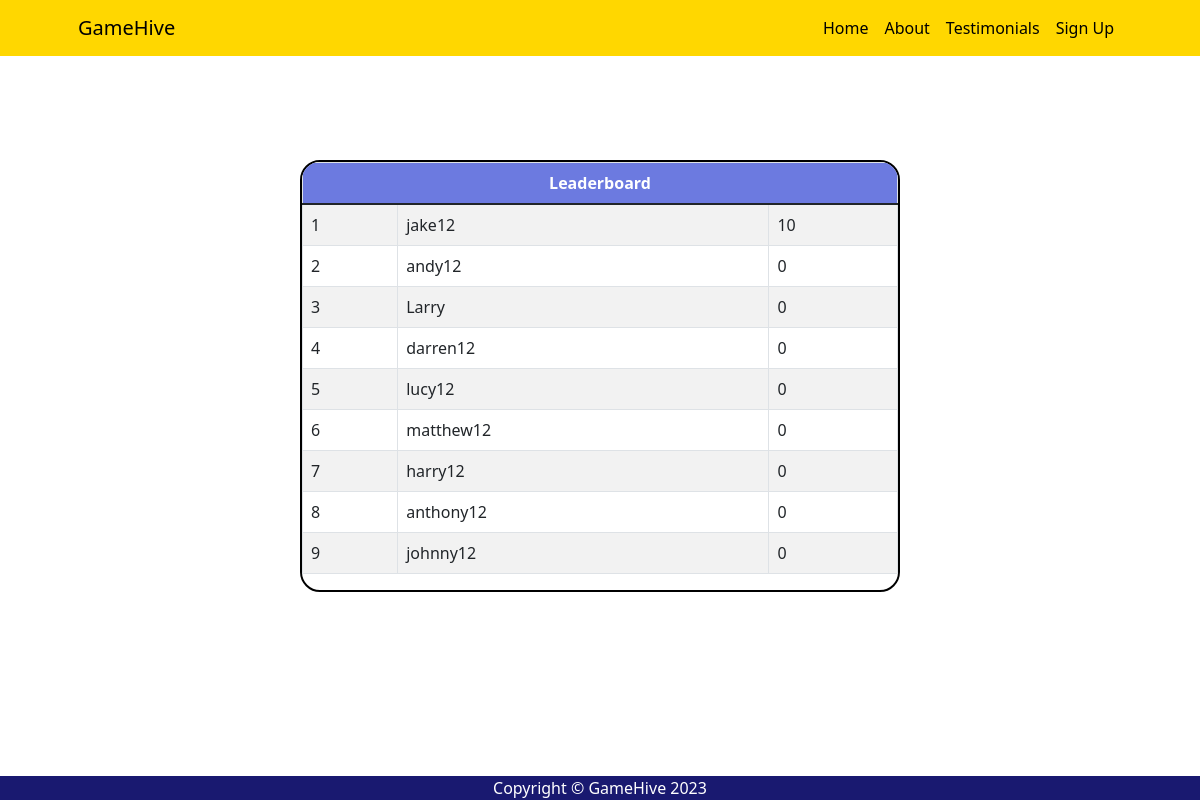
/my_profile/, run on the app's committed database.
### gamehive/models.py (models this page shows)
class GameUserProfile(models.Model):
    user = models.OneToOneField(User, on_delete=models.CASCADE)
    current_score = models.IntegerField(default=0)

### gamehive/views.py (the view)
# urls.py: path('my_profile/', views.my_profile, name='my_profile'),
def my_profile(request):
    leaderboard_entries = GameUserProfile.objects.all().order_by('-current_score')
    return render(request, 'profile.html', {'leaderboard_entries': leaderboard_entries})

### templates/profile.html (shortened to what this page needs)
{% extends "base.html" %}
    {% load static %}
    {% block content %}
    <div style="display: flex; justify-content: center; align-items: center; height: 80vh;">
        <div style="width: 50%;">
            <div style="border: 2px solid black; border-radius: 20px; overflow: hidden;">
                <table class="table table-bordered table-striped table-hover" style="width: 100%;">
                    <thead style="background-color:RGB(108, 122, 224);">
                        <th colspan="3" style="text-align: center; color: white;">Leaderboard</th>
                    </thead>
                    <tbody>
                        {% for leaderboard in leaderboard_entries %}
                            <tr>
                                <td>{{ forloop.counter }}</td>
                                <td>{{ leaderboard.user.username }}</td>
                                <td>{{ leaderboard.current_score }}</td>
                            </tr>
                        {% endfor %}
                    </tbody>
                </table>
            </div>
        </div>
    </div>
    {% endblock %}

### data on the page
GameUserProfile: user.username "jake12", current_score "10"
GameUserProfile: user.username "andy12", current_score "0"
GameUserProfile: user.username "Larry", current_score "0"
GameUserProfile: user.username "darren12", current_score "0"
GameUserProfile: user.username "lucy12", current_score "0"
GameUserProfile: user.username "matthew12", current_score "0"
GameUserProfile: user.username "harry12", current_score "0"
GameUserProfile: user.username "anthony12", current_score "0"
GameUserProfile: user.username "johnny12", current_score "0"
